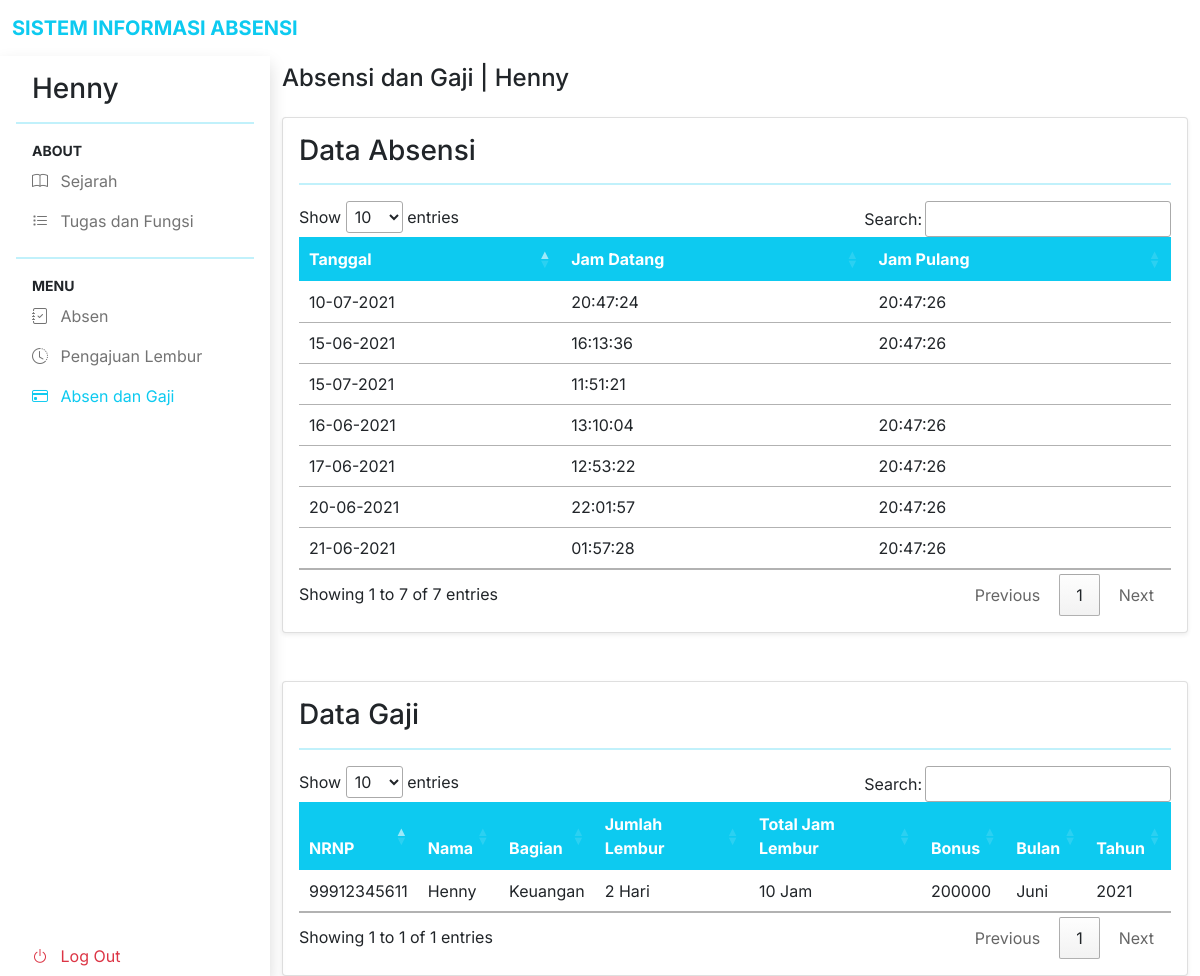
Screenshot of /Users/absen_gaji (signed in) with the database file from the repository.
### tables this page shows
CREATE TABLE `tb_absen` (
  `absen_id` int(225) NOT NULL,
  `NRNP` varchar(40) NOT NULL,
  `nama` varchar(50) NOT NULL,
  `bagian` varchar(50) NOT NULL,
  `jam_datang` time DEFAULT NULL,
  `jam_pulang` time DEFAULT NULL,
  `tanggal` date NOT NULL
);

CREATE TABLE `tb_gaji` (
  `gaji_id` int(100) NOT NULL,
  `NRNP` varchar(50) NOT NULL,
  `nama` varchar(50) NOT NULL,
  `bagian` varchar(50) NOT NULL,
  `jumlah_lembur` int(40) NOT NULL,
  `total_jam_lembur` int(11) NOT NULL,
  `bonus` int(100) NOT NULL,
  `bulan` varchar(10) DEFAULT NULL,
  `tahun` varchar(10) DEFAULT NULL
);

### app/controllers/Users.php (called while the page is built, shortened)
<?php
class Users extends Controller
{
	public function __construct()
	{
        $this->absenModel = $this->model('Absen_model');
        $this->gajiModel = $this->model('Gaji_model');
	}
    public function absen_gaji()
    {
        $data = [
			'title' => 'Absen dan Gaji | Absensi Pegawai',
			'absen' => $this->absenModel->getAbsenByNRNP($_SESSION['NRNP']),
			'gaji' => $this->gajiModel->getDataByNRNP($_SESSION['NRNP'])
		];
        $this->view('pegawai/header_page', $data);
		$this->view('pegawai/absen_gaji_page', $data);
		$this->view('pegawai/footer_page');
    }
}

### app/libraries/Core.php (called while the page is built, shortened)
<?php
class Core
{
	protected $method = 'index';
	protected $params = [];
	public function __construct()
	{
		$url = $this->getURL();
		if (isset($url[0])) {
			if (file_exists('../app/controllers/' . ucwords($url[0]) . '.php'))
			{
				unset($url[0]);
			}
		}
		$this->controller = new $this->controller;
		if (isset($url[1]))
		{
			if (method_exists($this->controller, $url[1])) {
				$this->method = $url[1];
			}
		}
		call_user_func_array([$this->controller, $this->method], $this->params);
	}
	public function getURL()
	{
		if (isset($_GET['url'])) {
			$url = rtrim($_GET['url'], '/');
			$url = filter_var($url, FILTER_SANITIZE_URL);
			$url = explode('/', $url);
			return $url;
		}
	}
}

### app/require.php (called while the page is built, shortened)
<?php
require_once 'libraries/Core.php';
require_once 'libraries/Controller.php';
require_once 'libraries/Database.php';
$init = new Core();

### public/index.php (called while the page is built, shortened)
<?php
require_once '../app/require.php';

### app/libraries/Database.php (called while the page is built, shortened)
<?php
    class Database {
        private $dbHost = DB_HOST;
        private $dbUser = DB_USER;
        private $dbPass = DB_PASS;
        private $dbName = DB_NAME;
        private $statement;
        private $dbHandler;
        public function __construct()
        {
            $conn = 'mysql:host=' . $this->dbHost . ';dbname=' . $this->dbName;
            $options = array(
                PDO::ATTR_PERSISTENT => true,
                PDO::ATTR_ERRMODE => PDO::ERRMODE_EXCEPTION
            );
            try
            {
                $this->dbHandler = new PDO($conn, $this->dbUser, $this->dbPass, $options);
            } catch (PDOException $e) {
                $this->error = $e->getMessage();
                echo $this->error;
            }
        }
        public function query($sql)
        {
            $this->statement = $this->dbHandler->prepare($sql);
        }
        public function bind($parameter, $value, $type = null)
        {
            switch (is_null($type))
            {
                default:
                    $type = PDO::PARAM_STR;
            }
            $this->statement->bindValue($parameter, $value, $type);
        }
        public function execute()
        {
            return $this->statement->execute();
        }
        public function resultSet()
        {
            $this->execute();
            return $this->statement->fetchAll(PDO::FETCH_OBJ);
        }
    }

### app/models/Absen_model.php (called while the page is built, shortened)
<?php
class Absen_model
{
	private $db;
    public function __construct()
    {
        $this->db = new Database;
    }
    public function getAbsenByNRNP($NRNP)
    {
        $this->db->query('SELECT * FROM tb_absen WHERE NRNP = :NRNP ORDER BY MONTH(tanggal) ASC');
        $this->db->bind(':NRNP', $NRNP);
        $results = $this->db->resultSet();
        return $results;
    }
}

### app/models/Gaji_model.php (called while the page is built, shortened)
<?php
class Gaji_model
{
	private $db;
    public function __construct()
    {
        $this->db = new Database;
    }
    public function getDataByNRNP($NRNP)
    {
        $this->db->query('SELECT * FROM tb_gaji WHERE NRNP = :NRNP');
        $this->db->bind(':NRNP', $NRNP);
        $results = $this->db->resultSet();
        return $results;
    }
}

### app/views/pegawai/absen_gaji_page.php (the view, shortened to what this page needs)
<main class="mt-5 pt-3">
      <div class="container-fluid">
          <h4 class="mb-4">Absensi dan Gaji | <?php echo $_SESSION['nama'] ?></h4>
          <div class="card shadow-sm">
            <div class="card-body">
              <h3 class="mb-3">Data Absensi</h3>
              <hr>
              <div class="table-responsive">
                <table
                  id="example"
                  class="table data-table align-middle"
                  style="width: 100%"
                >
                  <thead class="table-page text-white">
                    <tr>
                      <th>Tanggal</th>
                      <th>Jam Datang</th>
                      <th>Jam Pulang</th>
                    </tr>
                  </thead>
                  <tbody>
                    <?php
                        foreach ($data['absen'] as &$datas) {
                      ?>
                    <tr>
                      <td>
                        <?php
                          echo date('d-m-Y', strtotime($datas->tanggal));
                        ?>
                      </td>
                      <td>
                        <?php
                          echo $datas->jam_datang;
                        ?>
                      </td>
                      <td>
                        <?php
                          echo $datas->jam_pulang;
                        ?>
                      </td>
                    </tr>
                    <?php
                      }
                    ?>
                  </tbody>
                </table>
              </div>
            </div>
          </div>
          <div class="card shadow-sm mt-5">
          <div class="card-body">
            <h3 class="mb-3">Data Gaji</h3>
            <hr>
            <div class="table-responsive">
              <table
                id="example"
                class="table data-table align-middle"
                style="width: 100%;"
                >
                <thead class="table-page text-white">
                  <tr>
                    <th>NRNP</th>
                    <th>Nama</th>
                    <th>Bagian</th>
                    <th>Jumlah Lembur</th>
                    <th>Total Jam Lembur</th>
                    <th>Bonus</th>
                    <th>Bulan</th>
                    <th>Tahun</th>
                  </tr>
                </thead>
                <tbody>
                  <?php foreach ($data['gaji'] as $gaji)
                    {
                  ?>
                  <tr>
                    <td><?php echo $gaji->NRNP ?></td>
                    <td><?php echo $gaji->nama ?></td>
                    <td><?php echo $gaji->bagian ?></td>
                    <td><?php echo $gaji->jumlah_lembur.' Hari' ?></td>
                    <td><?php echo $gaji->total_jam_lembur. ' Jam' ?></td>
                    <td><?php echo $gaji->bonus ?></td>
                    <td><?php echo convert_bulan($gaji->bulan) ?></td>
                    <td><?php echo $gaji->tahun ?></td>
                  </tr>
                  <?php
                    }
                  ?>
                </tbody>
              </table>
            </div>
          </div>
        </div>
      </div>
    </main>
    <?php
  function convert_bulan($bulan)
  {
    switch ($bulan){
     case 6:
      return "Juni";
      break;
    }
  }
?>

### app/libraries/Controller.php (shortened to what this page needs)
<?php
    class Controller {
        public function model($model)
        {
            return new $model();
        }
        public function view($view, $data = [])
        {
            if (file_exists('../app/views/' . $view . '.php'))
            {
                require_once '../app/views/' . $view . '.php';
            } else
            {
                die("Halaman ini tidak ada!");
            }
        }
    }

### app/views/pegawai/header_page.php (shortened to what this page needs)
<!doctype html>
<html lang="en">
  <head>
    <link rel="stylesheet" type="text/css" href="https://cdn.datatables.net/1.10.25/css/jquery.dataTables.min.css">
    <link rel="stylesheet" type="text/css" href="https://cdn.datatables.net/v/bs5/dt-1.10.25/datatables.min.css"/>
    <link href="https://cdn.jsdelivr.net/npm/bootstrap@5.0.1/dist/css/bootstrap.min.css" rel="stylesheet">
    <link
      rel="stylesheet"
      href="https://cdn.jsdelivr.net/npm/bootstrap-icons@1.4.1/font/bootstrap-icons.css"
    />
    <link href="<?php echo URLROOT . '/public/css/style_absen.css' ?>" rel="stylesheet">
  </head>
  <body class="h-100">
    <nav class="navbar navbar-expand-lg navbar-light bg-white fixed-top">
      <div class="container-fluid">
        <a
          class="navbar-brand me-auto ms-lg-0 ms-3 text-uppercase fw-bold text-info fs-5"
          href="<?php echo URLROOT; ?>"
          >Sistem Informasi Absensi</a
        >
      </div>
    </nav>
    <div
      class="offcanvas offcanvas-start sidebar-nav bg-white shadow"
      tabindex="-1"
      id="sidebar"
    >
      <div class="offcanvas-body p-0">
        <nav class="navbar-light px-3">
          <h3 class="my-3 ms-3">
            <?php
              if (isset($_SESSION['nama'])) {
                echo $_SESSION['nama'];
              }
            ?>
          </h3>
          <hr>
          <ul class="navbar-nav">
            <li>
              <div class="text-dark small fw-bold text-uppercase px-3">
                About
              </div>
            </li>
            <li>
              <a href="<?php echo URLROOT . '/Users/sejarah' ?>" class="nav-link px-3 <?php if($data['title'] == 'Sejarah | Absensi Pegawai') echo 'active' ?>">
                <span class="me-2"><i class="bi bi-book"></i></span>
                <span>Sejarah</span>
              </a>
            </li>
            <li>
              <a href="<?php echo URLROOT . '/Users/tugas_fungsi' ?>" class="nav-link px-3 <?php if($data['title'] == 'Tugas dan Fungsi | Absensi Pegawai') echo 'active' ?>">
                <span class="me-2"><i class="bi bi-list-task"></i></span>
                <span>Tugas dan Fungsi</span>
              </a>
            </li>
            <hr>
            <li>
              <div class="text-dark small fw-bold text-uppercase px-3">
                Menu
              </div>
            </li>
            <li>
              <a href="<?php echo URLROOT . '/Users/absen' ?>" class="nav-link px-3 <?php if($data['title'] == 'Absen | Absensi Pegawai') echo 'active' ?>">
                <span class="me-2"><i class="bi bi-journal-check"></i></span>
                <span>Absen</span>
              </a>
            </li>
            <li>
              <a href="<?php echo URLROOT . '/Users/pengajuan_lembur' ?>" class="nav-link px-3 <?php if($data['title'] == 'Pengajuan Lembur | Absensi Pegawai') echo 'active' ?>">
                <span class="me-2"><i class="bi bi-clock-history"></i></span>
                <span>Pengajuan Lembur</span>
              </a>
            </li>
            <li>
              <a href="<?php echo URLROOT . '/Users/absen_gaji' ?>" class="nav-link px-3 <?php if($data['title'] == 'Absen dan Gaji | Absensi Pegawai') echo 'active' ?>">
                <span class="me-2"><i class="bi bi-credit-card"></i></span>
                <span>Absen dan Gaji</span>
              </a>
            </li>
            <li class="bottom" id="bottom">
              <a href="<?php echo URLROOT . '/Users/logout' ?>" class="nav-link px-3 text-danger" id="logout">
                <span class="me-2"><i class="bi bi-power"></i></span>
                <span>Log Out</span>
              </a>
            </li>
          </ul>
        </nav>
      </div>
    </div>

### app/views/pegawai/footer_page.php (shortened to what this page needs)
  </body>
</html>

### public/css/style_absen.css (style rules this page uses)
body, button { font-family: "Inter", sans-serif; }
:root { --offcanvas-width: 270px; --topNavbarHeight: 56px; }
hr { border: 1px solid #0dcaf0; }
.sidebar-nav { width: var(--offcanvas-width); border: 0px; }
@media (min-width: 992px) { body { overflow: auto !important; } }
@media (min-width: 992px) { main { margin-left: var(--offcanvas-width); } }
@media (min-width: 992px) { .sidebar-nav { -webkit-transform: none; transform: none; visibility: visible !important; height: calc(100% - var(--topNavbarHeight)); top: var(--topNavbarHeight); } }
.active { color: #0dcaf0; }
#sidebar a:hover, #sidebar .active { color: #0dcaf0; }
.bottom { position: absolute; bottom: 0; }
.table-page { background-color: #0dcaf0 !important; }

### rows the page displays
tb_absen: tanggal "15-06-2021", jam_datang "16:13:36", jam_pulang "20:47:26"
tb_absen: tanggal "17-06-2021", jam_datang "12:53:22", jam_pulang "20:47:26"
tb_absen: tanggal "16-06-2021", jam_datang "13:10:04", jam_pulang "20:47:26"
tb_absen: tanggal "20-06-2021", jam_datang "22:01:57", jam_pulang "20:47:26"
tb_absen: tanggal "21-06-2021", jam_datang "01:57:28", jam_pulang "20:47:26"
tb_absen: tanggal "10-07-2021", jam_datang "20:47:24", jam_pulang "20:47:26"
tb_absen: tanggal "15-07-2021", jam_datang "11:51:21"
tb_gaji: NRNP "99912345611", nama "Henny", bagian "Keuangan", jumlah_lembur "2", total_jam_lembur "10", bonus "200000", bulan "Juni", tahun "2021"

### other values shown
$_SESSION['nama'] "Henny"
